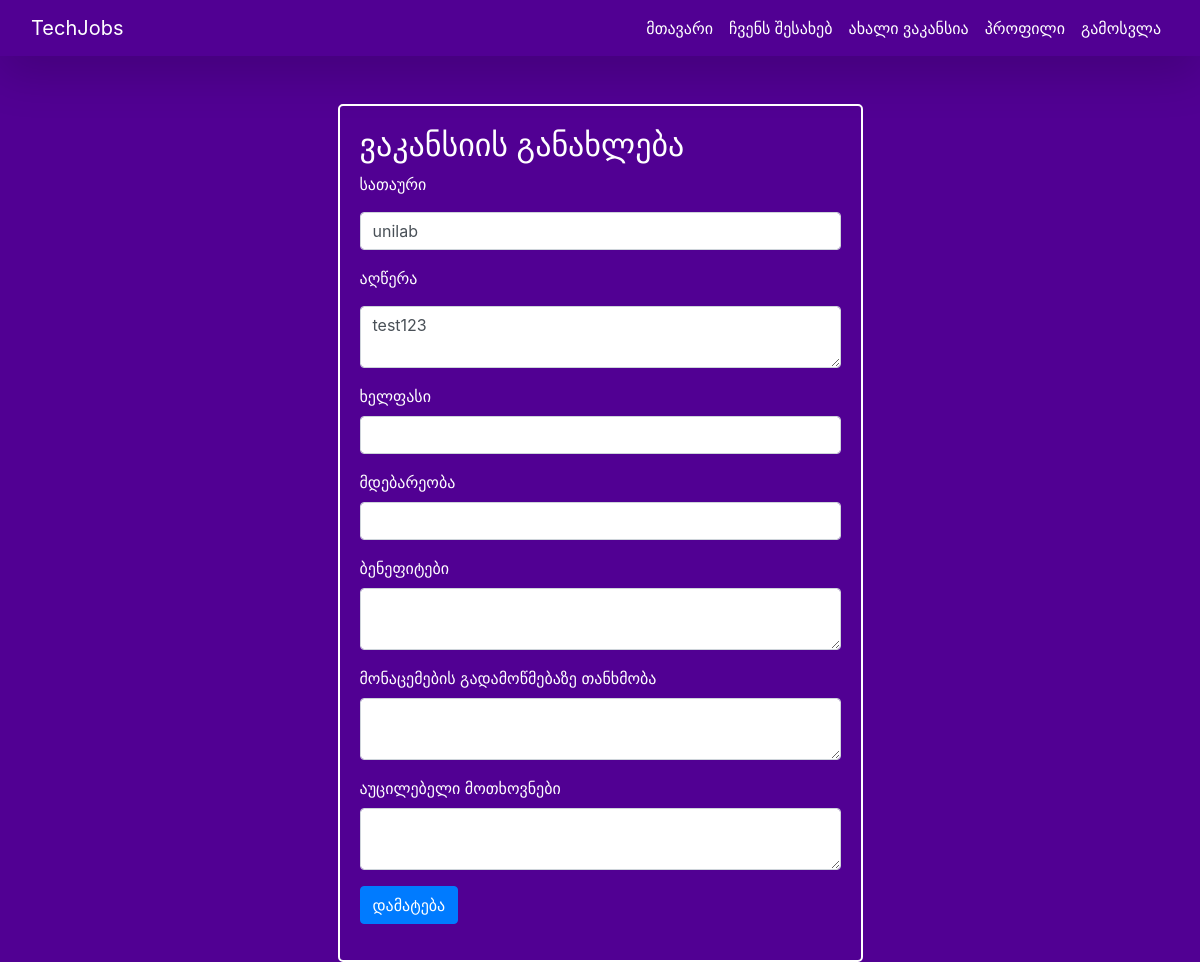
The app's page /job/33/update (signed in), older data.
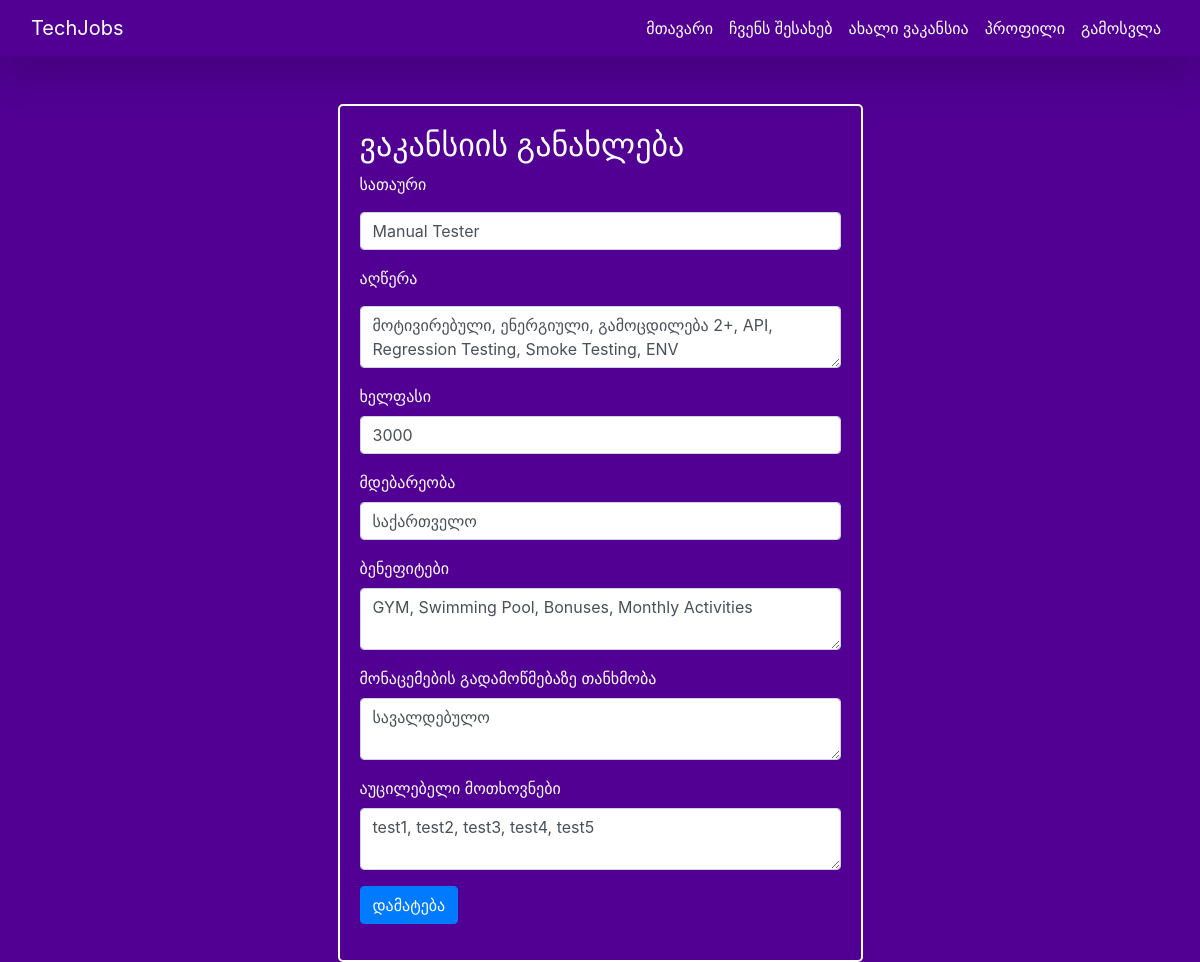
The same page, newer data.
### app/models.py (models this page shows, shortened)
class Job(db.Model):
    id = db.Column(db.Integer, primary_key=True)
    title = db.Column(db.String(20), unique=True, nullable=False)
    date_posted = db.Column(db.DateTime, nullable=False, default=datetime.utcnow)
    description = db.Column(db.Text, nullable=False)
    user_id = db.Column(db.Integer, db.ForeignKey('user.id'), nullable=False)
    salary = db.Column(db.String(50), nullable=True)
    location = db.Column(db.String(100), nullable=True)
    benefits = db.Column(db.Text, nullable=True)
    data_verification = db.Column(db.Text, nullable=True)
    required_skills = db.Column(db.Text, nullable=True)

### app/jobs/routes.py (the view)
@jobs.route('/job/<int:job_id>/update', methods=['POST', 'GET'])
@login_required
def updatejob(job_id):
    job = Job.query.get_or_404(job_id)
    if job.author != current_user:
        abort(403)
    form = JobForm()
    if form.validate_on_submit():
        job.title = form.title.data
        job.description = form.description.data
        job.salary = form.salary.data
        job.location = form.location.data
        job.benefits = form.benefits.data
        job.data_verification = form.data_verification.data
        job.required_skills = form.required_skills.data
        db.session.commit()
        flash('ვაკანსია წარმატებით განახლდა!', 'success')
        return redirect(url_for('jobs.job', job_id=job.id))
    elif request.method == 'GET':
        form.title.data = job.title
        form.description.data = job.description
        form.salary.data = job.salary
        form.location.data = job.location
        form.benefits.data = job.benefits
        form.data_verification.data = job.data_verification
        form.required_skills.data = job.required_skills
    return render_template('create_job.html', title='Update Job', legend='ვაკანსიის განახლება', form=form)

### app/jobs/forms.py
class JobForm(FlaskForm):
    title = StringField('სათაური', validators=[DataRequired()])
    description = TextAreaField('აღწერა', validators=[DataRequired()])
    salary = StringField('Salary')
    location = StringField('Location')
    benefits = TextAreaField('Benefits')
    data_verification = TextAreaField('Data Verification')
    required_skills = TextAreaField('Required Skills')
    submit = SubmitField("დამატება")

### app/models.py (called while the page is built)
@login_manager.user_loader
def load_user(user_id):
    return User.query.get(int(user_id))

### app/templates/create_job.html (shortened to what this page needs)
{% extends "base.html" %}
{% block content %}
<br>
<br>
<div class="container">
    <div class="row">
        <div class="col-md-6 offset-md-3">
            <div class="registration-form rectangle-border">
                <h2 class="white-text">{{ legend }}</h2>
                <form method="POST" action="">
                    <div class="form-group">
                        <label class="white-text">{{ form.title.label }}</label><br>
                        {% if form.title.errors %}
                        {{ form.title(class="form-control is-invalid") }}
                        <div class="invalid-feedback">
                            {% for error in form.title.errors %}
                            <span>{{ error }}</span>
                            {% endfor %}
                        </div>
                        {% else %}
                        {{ form.title(class="form-control") }}
                        {% endif %}
                    </div>
                    <div class="form-group">
                        <label class="white-text">{{ form.description.label }}</label><br>
                        {% if form.description.errors %}
                        {{ form.description(class="form-control is-invalid") }}
                        <div class="invalid-feedback">
                            {% for error in form.description.errors %}
                            <span>{{ error }}</span>
                            {% endfor %}
                        </div>
                        {% else %}
                        {{ form.description(class="form-control") }}
                        {% endif %}
                    </div>
                    <div class="form-group">
                        <label class="white-text">ხელფასი</label><br>
                        {{ form.salary(class="form-control") }}
                    </div>
                    <div class="form-group">
                        <label class="white-text">მდებარეობა</label><br>
                        {{ form.location(class="form-control") }}
                    </div>
                    <div class="form-group">
                        <label class="white-text">ბენეფიტები</label><br>
                        {{ form.benefits(class="form-control") }}
                    </div>
                    <div class="form-group">
                        <label class="white-text">მონაცემების გადამოწმებაზე თანხმობა</label><br>
                        {{ form.data_verification(class="form-control") }}
                    </div>
                    <div class="form-group">
                        <label class="white-text">აუცილებელი მოთხოვნები</label><br>
                        {{ form.required_skills(class="form-control") }}
                    </div>
                    <div class="form-group">
                        {{ form.submit(class="btn btn-primary") }}
                    </div>
                </form>
            </div>
        </div>
    </div>
</div>
{% endblock %}

Row changes from the older to the newer data that the page shows:
changed Job: title "unilab" → "Manual Tester"; description "test123" → "მოტივირებული, ენერგიული, გამოცდილება 2+, API, Regression Testing, Smoke Testing, ENV"; salary (not shown) → "3000"; location (not shown) → "საქართველო"; benefits (not shown) → "GYM, Swimming Pool, Bonuses, Monthly Activities"; data_verification (not shown) → "სავალდებულო"; required_skills (not shown) → "test1, test2, test3, test4, test5"
